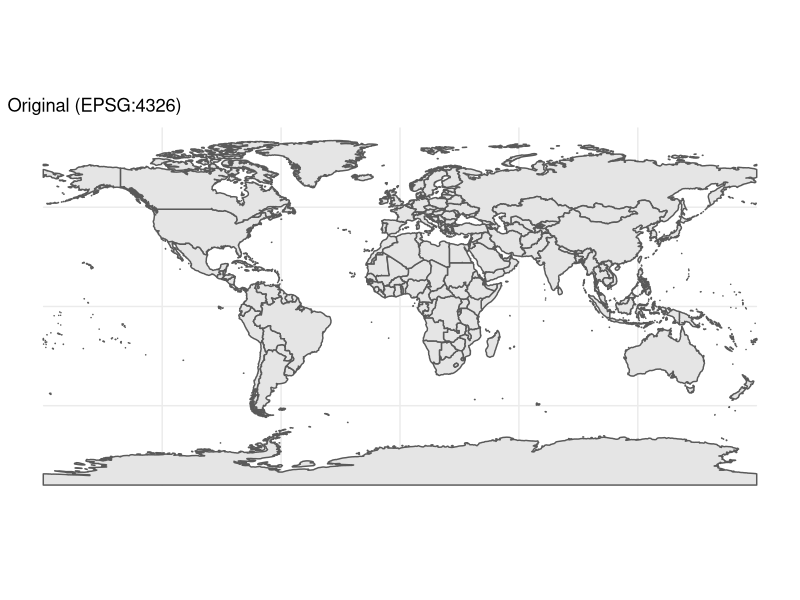
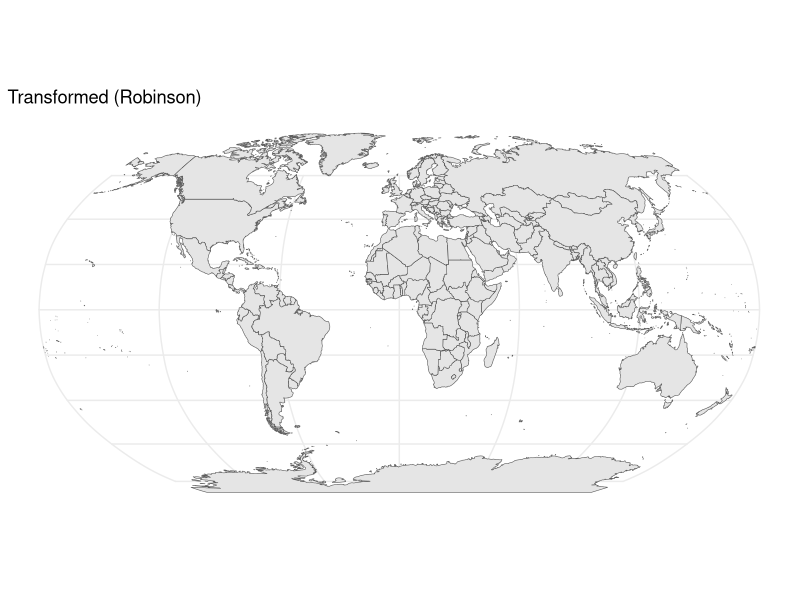

Source code (R) for these figures, in order:
# Load libraries ----
library(sf)
library(rnaturalearth)
library(tidyverse)

# Import ----
world_countries <- ne_countries(
  scale = "medium",
  returnclass = "sf"
)

world_cities <- ne_download(
  scale = "medium",
  type = "populated_places",
  category = "cultural",
  returnclass = "sf"
)

# Explore ----
## glimpse ----
world_countries |>
  glimpse()

world_cities |>
  glimpse()

## attribute table ----
### drops the geometry of tis argument
st_drop_geometry(world_countries)

## geometry column preserving metadata ----
st_geometry(world_countries)

## check crs
st_crs(world_countries)

# CRS transformation ----
target_crs_robinson <- "ESRI:54030"
world_countries_robinson <- world_countries |>
  st_transform(
    crs = target_crs_robinson
  )
st_crs(world_countries_robinson)

# Visualization ----
plot_original <- ggplot() +
  geom_sf(
    data = world_countries,
    linewidth = 0.5
  ) +
  labs(
    title = "Original (EPSG:4326)"
  ) +
  theme_minimal()

plot_transformed <- ggplot() +
  geom_sf(
    data = world_countries_robinson,
    linewidth = 0.2
  ) +
  labs(
    title = "Transformed (Robinson)"
  ) +
  theme_minimal()
